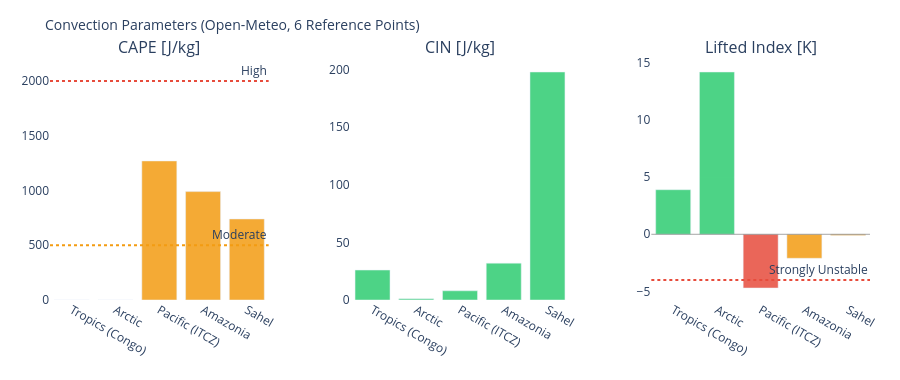

Notebook source saved alongside this figure:
### Markdown cell above
---
## 3. Visualizations

### Code cell
# ============================================================
# CAPE / CIN / LIFTED INDEX – Convection potential
# ============================================================

if not df_atm.empty:
    fig = make_subplots(
        rows=1, cols=3,
        subplot_titles=['CAPE [J/kg]', 'CIN [J/kg]', 'Lifted Index [K]'],
        horizontal_spacing=0.1
    )
    pts = df_atm['point'].tolist()
    pt_colors = ['#E85D24','#185FA5','#888780','#378ADD','#639922','#F2A623']

    # CAPE – höher = mehr Gewitterpotential
    cape_vals = df_atm['cape'].fillna(0).tolist()
    cape_colors = ['#e74c3c' if v > 2000 else '#f39c12' if v > 500 else '#2ecc71'
                   for v in cape_vals]
    fig.add_trace(go.Bar(x=pts, y=cape_vals, marker_color=cape_colors,
                         opacity=0.85, showlegend=False), row=1, col=1)
    fig.add_hline(y=2000, line_dash='dot', line_color='#e74c3c',
                  annotation_text='High', row=1, col=1)
    fig.add_hline(y=500,  line_dash='dot', line_color='#f39c12',
                  annotation_text='Moderate', row=1, col=1)

    # CIN – negativer = stärker gedeckelt (weniger Auslöse)
    cin_vals = df_atm['cin'].fillna(0).tolist()
    cin_colors = ['#e74c3c' if v < -200 else '#f39c12' if v < -50 else '#2ecc71'
                  for v in cin_vals]
    fig.add_trace(go.Bar(x=pts, y=cin_vals, marker_color=cin_colors,
                         opacity=0.85, showlegend=False), row=1, col=2)

    # Lifted Index – negativ = instabil
    li_vals = df_atm['li'].fillna(0).tolist()
    li_colors = ['#e74c3c' if v < -4 else '#f39c12' if v < 0 else '#2ecc71'
                 for v in li_vals]
    fig.add_trace(go.Bar(x=pts, y=li_vals, marker_color=li_colors,
                         opacity=0.85, showlegend=False), row=1, col=3)
    fig.add_hline(y=0, line_color='gray', line_width=0.7, row=1, col=3)
    fig.add_hline(y=-4, line_dash='dot', line_color='#e74c3c',
                  annotation_text='Strongly Unstable', row=1, col=3)

    fig.update_layout(
        title=dict(text='Convection Parameters (Open-Meteo, 6 Reference Points)', font=dict(size=14)),
        height=380, plot_bgcolor='rgba(0,0,0,0)', paper_bgcolor='rgba(0,0,0,0)',
        margin=dict(l=50, r=30, t=60, b=80)
    )
    fig.update_xaxes(tickangle=30)
    fig.show()

### Figure 1 — Plotly figure (JSON) as saved in the notebook; plotly's stock layout.template omitted (floating-point values rounded to 4 significant figures)
{"data": [{"marker": {"color": ["#2ecc71", "#2ecc71", "#f39c12", "#f39c12", "#f39c12"]}, "opacity": 0.85, "showlegend": false, "type": "bar", "x": ["Tropics (Congo)", "Arctic", "Pacific (ITCZ)", "Amazonia", "Sahel"], "xaxis": "x", "y": [0.0, 0.0, 1270.0, 990.0, 740.0], "yaxis": "y"}, {"marker": {"color": ["#2ecc71", "#2ecc71", "#2ecc71", "#2ecc71", "#2ecc71"]}, "opacity": 0.85, "showlegend": false, "type": "bar", "x": ["Tropics (Congo)", "Arctic", "Pacific (ITCZ)", "Amazonia", "Sahel"], "xaxis": "x2", "y": [26.0, 1.0, 8.0, 32.0, 198.0], "yaxis": "y2"}, {"marker": {"color": ["#2ecc71", "#2ecc71", "#e74c3c", "#f39c12", "#f39c12"]}, "opacity": 0.85, "showlegend": false, "type": "bar", "x": ["Tropics (Congo)", "Arctic", "Pacific (ITCZ)", "Amazonia", "Sahel"], "xaxis": "x3", "y": [3.9, 14.2, -4.7, -2.1, -0.1], "yaxis": "y3"}], "layout": {"annotations": [{"font": {"size": 16}, "showarrow": false, "text": "CAPE [J/kg]", "x": 0.1333, "xanchor": "center", "xref": "paper", "y": 1.0, "yanchor": "bottom", "yref": "paper"}, {"font": {"size": 16}, "showarrow": false, "text": "CIN [J/kg]", "x": 0.5, "xanchor": "center", "xref": "paper", "y": 1.0, "yanchor": "bottom", "yref": "paper"}, {"font": {"size": 16}, "showarrow": false, "text": "Lifted Index [K]", "x": 0.8667, "xanchor": "center", "xref": "paper", "y": 1.0, "yanchor": "bottom", "yref": "paper"}, {"showarrow": false, "text": "High", "x": 1, "xanchor": "right", "xref": "x domain", "y": 2000, "yanchor": "bottom", "yref": "y"}, {"showarrow": false, "text": "Moderate", "x": 1, "xanchor": "right", "xref": "x domain", "y": 500, "yanchor": "bottom", "yref": "y"}, {"showarrow": false, "text": "Strongly Unstable", "x": 1, "xanchor": "right", "xref": "x3 domain", "y": -4, "yanchor": "bottom", "yref": "y3"}], "height": 380, "margin": {"b": 80, "l": 50, "r": 30, "t": 60}, "paper_bgcolor": "rgba(0,0,0,0)", "plot_bgcolor": "rgba(0,0,0,0)", "shapes": [{"line": {"color": "#e74c3c", "dash": "dot"}, "type": "line", "x0": 0, "x1": 1, "xref": "x domain", "y0": 2000, "y1": 2000, "yref": "y"}, {"line": {"color": "#f39c12", "dash": "dot"}, "type": "line", "x0": 0, "x1": 1, "xref": "x domain", "y0": 500, "y1": 500, "yref": "y"}, {"line": {"color": "gray", "width": 0.7}, "type": "line", "x0": 0, "x1": 1, "xref": "x3 domain", "y0": 0, "y1": 0, "yref": "y3"}, {"line": {"color": "#e74c3c", "dash": "dot"}, "type": "line", "x0": 0, "x1": 1, "xref": "x3 domain", "y0": -4, "y1": -4, "yref": "y3"}], "title": {"font": {"size": 14}, "text": "Convection Parameters (Open-Meteo, 6 Reference Points)"}, "xaxis": {"anchor": "y", "domain": [0.0, 0.2667], "tickangle": 30}, "xaxis2": {"anchor": "y2", "domain": [0.3667, 0.6333], "tickangle": 30}, "xaxis3": {"anchor": "y3", "domain": [0.7333, 1.0], "tickangle": 30}, "yaxis": {"anchor": "x", "domain": [0.0, 1.0]}, "yaxis2": {"anchor": "x2", "domain": [0.0, 1.0]}, "yaxis3": {"anchor": "x3", "domain": [0.0, 1.0]}}}
